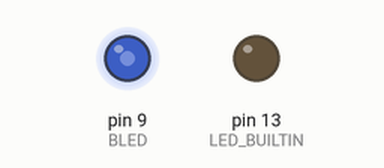
Simulated run of this sketch. Board: Arduino Uno, built with avr-gcc and run on an emulated ATmega328P. Shown: output pins drawn as LEDs (lit = HIGH).

Above: at 0.05 s.
At 2.5 s:
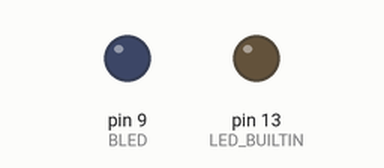
Timing chart, 0 to 5.8 s (numbered marks = the images above):
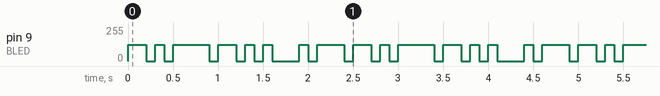

Measured:
- by itself, pin 9 (BLED): repeats every 2.5 s: 0/255 0.10 s, 122/255 0.10 s, 0/255 0.10 s, 122/255 0.40 s, 0/255 0.10 s, 122/255 0.20 s, 2 × (0/255 0.10 s, 122/255 0.10 s), 0/255 0.30 s, 122/255 0.10 s, 0/255 0.10 s, 122/255 0.30 s, 0/255 0.10 s, 122/255 0.20 s

The sketch:

Light_blk.ino
```cpp
/*
	Light Flicker for Arduino
	With original styles from Quake (1996)
	(https://github.com/id-Software/Quake)

	By Rodrigo Feliciano
	https://www.youtube.com/pakequis
*/

#define BLED  9			/* Output LED pin */
#define LIGHT_STYLE 10	/* Flicker style */
#define MAX_STYLES 11	/* Max light style index */

#define FTIME 100  		/* Flicker time - 100 ms - I get it with a gameplay video and a video editor... */

/* Original styles from https://github.com/id-Software/Quake/blob/master/qw-qc/world.qc */
//
// Setup light animation tables. 'a' is total darkness, 'z' is maxbright.
//

  String  lightstyle[] = {
	// 0 normal
	"m",

	// 1 FLICKER (first variety)
	"mmnmmommommnonmmonqnmmo",

	// 2 SLOW STRONG PULSE
	"abcdefghijklmnopqrstuvwxyzyxwvutsrqponmlkjihgfedcba",

	// 3 CANDLE (first variety)
	"mmmmmaaaaammmmmaaaaaabcdefgabcdefg",

	// 4 FAST STROBE
	"mamamamamama",

	// 5 GENTLE PULSE 1
	"jklmnopqrstuvwxyzyxwvutsrqponmlkj",

	// 6 FLICKER (second variety)
	"nmonqnmomnmomomno",

	// 7 CANDLE (second variety)
	"mmmaaaabcdefgmmmmaaaammmaamm",

	// 8 CANDLE (third variety)
	"mmmaaammmaaammmabcdefaaaammmmabcdefmmmaaaa",

	// 9 SLOW STROBE (fourth variety)
	"aaaaaaaazzzzzzzz",

	// 10 FLUORESCENT FLICKER
	"mmamammmmammamamaaamammma",

	// 11 SLOW PULSE NOT FADE TO BLACK
	"abcdefghijklmnopqrrqponmlkjihgfedcba",

	// styles 32-62 are assigned by the light program for switchable lights

	// 63 testing
	"a"
  };

  int i, value, l;

void setup()
{
  pinMode(LED_BUILTIN, OUTPUT);
  digitalWrite(LED_BUILTIN, LOW); 	//Onboard LED off...
  pinMode(BLED, OUTPUT);

  l = lightstyle[LIGHT_STYLE].length();	//Length of the string style
}

void loop()
{
  for (i = 0; i < l; i++)
  {
    value = (lightstyle[LIGHT_STYLE][i]) - 'a'; //Get the value from a to z from the string array minus 'a' (ASCII 0x61). This returns a value from 0 to 26.
    value = map(value, 0, 25, 0, 255); // convert from 0-25 to 0-255
    analogWrite(BLED, value); // Put the value in the pin 9 (PWM)
    delay(FTIME); // Wait the time for one step
  }
}
```
